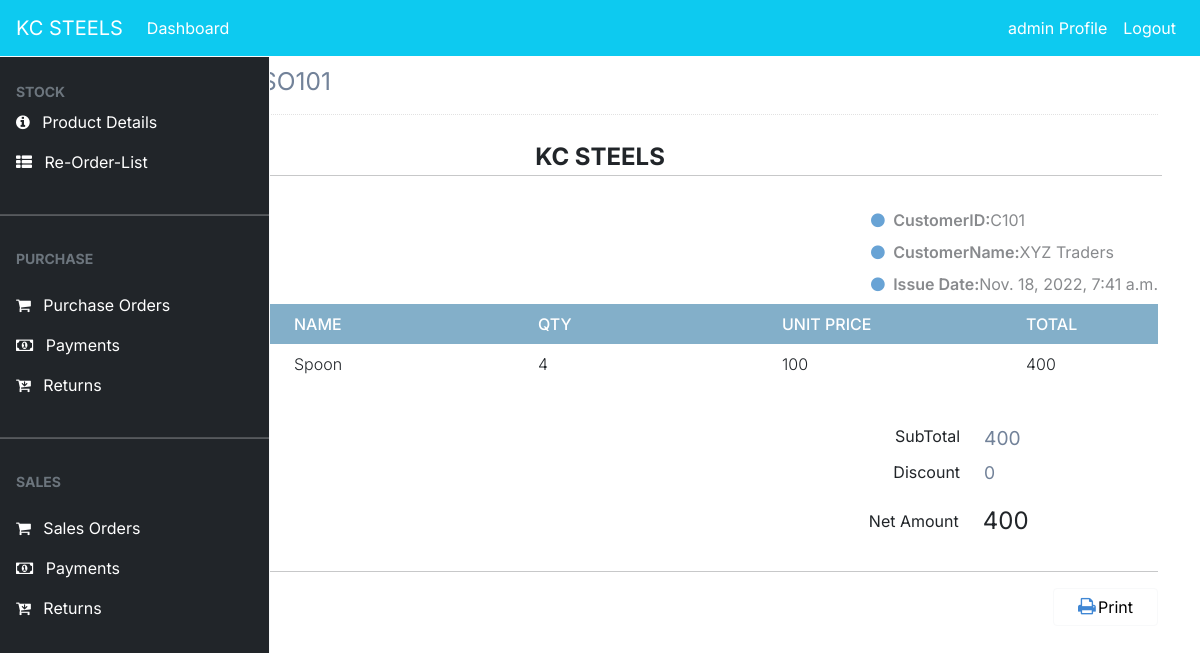
The app's page /sales/view/30 (signed in) with its own data.
### dashboard/models.py (models this page shows, shortened)
class SalesOrder(models.Model):
    date = models.DateTimeField(auto_now_add=True)
    so_no = models.IntegerField(null=True)
    so_number = models.CharField(max_length=100, null=True, unique=True)
    customer_name = models.ForeignKey(Customer, on_delete=models.CASCADE,null=True)
    gross_amount = models.PositiveIntegerField(null=True)
    discount = models.PositiveIntegerField(null=True)
    net_amount = models.PositiveIntegerField(null=True)
    net_pending = models.PositiveIntegerField(null=True,default=0)
    status = models.BooleanField(default=False,null=True)

class Customer(models.Model):
    customer_no = models.IntegerField(null=True)
    customer_id = models.CharField(max_length=100, null=True, blank=True, unique=True)
    customer_name = models.CharField(max_length=100,null=True)
    customer_address = models.CharField(max_length=200,null=True)
    customer_mobile = models.CharField(max_length=15,null=True)
    def __str__(self):
            return self.customer_name

class SoldItems(models.Model):
    so_number = models.ForeignKey(SalesOrder, on_delete=models.CASCADE,null=True)
    customer_id = models.ForeignKey(Customer, on_delete=models.CASCADE,null=True)
    item_id = models.CharField(max_length = 20,null=True)
    item_name = models.ForeignKey(Item, on_delete=models.CASCADE,null=True)
    quantity = models.PositiveIntegerField(null=True, default=0)
    unit_price = models.PositiveIntegerField(null=True, default=0)
    total_amt = models.PositiveIntegerField(null=True)
    @property
    def item_id(self):
        return self.item_name.item_id

class Item(models.Model):
    item_no = models.IntegerField(null=True)
    item_id = models.CharField(max_length=10,null=True)
    name = models.CharField(max_length=100, null=True, blank=False,unique=True)
    unit_price = models.PositiveBigIntegerField(null=True,blank=True)
    qty_available = models.PositiveIntegerField(null=True, default=0)
    qty_sold = models.PositiveIntegerField(null=True, default=0)
    qty_purchased = models.PositiveIntegerField(null=True, default=0)
    status = models.BooleanField(default=False)
    def __str__(self):
        return  self.name

### dashboard/views.py (the view)
# urls.py: path('sales/view/<int:pk>',views.sales_view,name='sales_view'),
@login_required
def sales_view(request, pk):
    sales_orders = SalesOrder.objects.get(id=pk)
    sales_orders1 = SalesOrder.objects.all()
    current_so_number = sales_orders1.values('id').filter(id=pk)[0]['id']
    sales_order_views = SoldItems.objects.filter(so_number_id=current_so_number)
    current_sales_orderid = SalesOrder.objects.get(id=pk).id
    current_so = SalesOrder.objects.get(id=current_so_number).so_number
    current_customer = SalesOrder.objects.get(id=current_so_number).customer_name
    current_customer_name = Customer.objects.get(customer_name=current_customer).customer_name
    current_customer_id = Customer.objects.get(customer_name=current_customer).customer_id
    so_date = SalesOrder.objects.get(id=current_so_number).date
    discount = SalesOrder.objects.get(id=current_so_number).discount
    net_amt = SalesOrder.objects.get(id=current_so_number).net_amount
    total_amt = 0
    _id = SalesOrder.objects.get(id=pk).id
    for each in SoldItems.objects.filter(so_number__id=_id):
        total_amt += each.total_amt
    net = int(total_amt) - int(discount)
    context = {
        'sales_orders' : sales_orders,
        'sales_order_views' : sales_order_views,
        'total_amt' : total_amt,
        'discount' : discount,
        'net_amt' : net_amt,
        'net' : net,
        'current_sales_orderid' : current_sales_orderid,
        'current_so' : current_so,
        'current_customer' : current_customer,
        'so_date' : so_date,
        'current_customer_name' : current_customer_name,
        'current_customer_id' : current_customer_id
    }
    return render(request, 'sales/sales_view.html',context)

### templates/sales/sales_view.html (shortened to what this page needs)
{% extends 'partial/base.html' %}
{% load crispy_forms_tags %}
{% block content %}
{% include 'partial/topnav_staff.html'%}
<div class="page-content container">
    <div class="page-header text-blue-d2">
        <h1 class="page-title text-secondary-d1">
            <small class="page-info">
                {{current_so}}
            </small>
        </h1>
    </div>
    <div class="container px-0">
        <div class="row mt-4">
            <div class="col-12 col-lg-12">
                <div class="row">
                    <div class="col-12">
                        <div class="text-center text-150">
                            <span class="text-default-d3" style="font-weight:bold;">KC STEELS</span>
                        </div>
                    </div>
                </div>
                <hr class="row brc-default-l1 mx-n1 mb-4" />
                <div class="row">
                    <div class="col-sm-6">
                    </div>
                    <div class="text-95 col-sm-6 align-self-start d-sm-flex justify-content-end">
                        <div class="text-grey-m2">
							<div class="my-2"><i class="fa fa-circle text-blue-m2 text-xs mr-1"></i> <span class="text-600 text-90">CustomerID:</span>{{current_customer_id}}</div>
                            <div class="my-2"><i class="fa fa-circle text-blue-m2 text-xs mr-1"></i> <span class="text-600 text-90">CustomerName:</span>{{current_customer_name}}</div>
                            <div class="my-2"><i class="fa fa-circle text-blue-m2 text-xs mr-1"></i> <span class="text-600 text-90">Issue Date:</span>{{so_date}}</div>
                        </div>
                    </div>
                </div>
            <div class="table-responsive">
                <table class="table table-striped table-borderless border-0 border-b-2 brc-default-l1">
                    <thead class="bg-none bgc-default-tp1">
                        <tr class="text-white">
                            <th class="opacity-2">ItemID</th>
                            <th>Name</th>
                            <th>Qty</th>
                            <th>Unit Price</th>
                            <th width="140">Total</th>
                        </tr>
                    </thead>
                    <tbody class="text-95 text-secondary-d3">
						{% for sales_order_view in sales_order_views %}
                        <tr>
                            <td>{{ sales_order_view.item_id }}</td>
                            <td>{{ sales_order_view.item_name }}</td>
                            <td>{{ sales_order_view.quantity }}</td>
                            <td class="text-95">{{ sales_order_view.unit_price }}</td>
                            <td class="text-secondary-d2">{{ sales_order_view.total_amt }}</td>
                        </tr>
						{% endfor %}
                    </tbody>
                </table>
            </div>
                    <div class="row mt-3">
                        <div class="col-12 col-sm-7 text-grey-d2 text-95 mt-2 mt-lg-0">
                        </div>
                        <div class="col-12 col-sm-5 text-grey text-90 order-first order-sm-last">
                            <div class="row my-2">
                                <div class="col-7 text-right">
                                    SubTotal
                                </div>
                                <div class="col-5">
                                    <span class="text-120 text-secondary-d1">{{total_amt}}</span>
                                </div>
                            </div>
                            <div class="row my-2">
                                <div class="col-7 text-right">
                                    Discount
                                </div>
                                <div class="col-5">
                                    <span class="text-110 text-secondary-d1">{{discount}}</span>
                                </div>
                            </div>
                            <div class="row my-2 align-items-center bgc-primary-l3 p-2">
                                <div class="col-7 text-right">
                                    Net Amount
                                </div>
                                <div class="col-5">
                                    <span class="text-150 text-success-d3 opacity-2">{{net}}</span>
                                </div>
                            </div>
                        </div>
                    </div>
                    <hr />
                    <div>
                        <span class="text-secondary-d1 text-105">Thank you for your business</span>
                        <a href="{% url 'sales_report_pdf'  current_sales_orderid %}" class="btn bg-white btn-light btn-bold px-4 float-right mt-3 mt-lg-0"><i class="mr-1 fa fa-print text-primary-m1 text-120 w-2"></i>Print</a>
                    </div>
                </div>
            </div>
        </div>
    </div>
{% endblock %}

### templates/partial/nav.html (shortened to what this page needs)
<div class="mx-6">
	<nav class="navbar navbar-expand-lg navbar-info bg-info">
        {% if user.is_authenticated %}
            <a class="navbar-brand text-white"  href="#">KC STEELS</a>
            <div class="collapse navbar-collapse" id="navbarSupportedContent">
            <ul class="navbar-nav mr-auto">
                <li class="nav-item active">
                <a class="nav-link text-white" href="{% url 'dashboard-index' %}">Dashboard <span class="sr-only">(current)</span></a>
				</li>
            </ul>
			<ul class="navbar-nav ml-auto">
                <li class="nav-item active">
                <a class="nav-link text-white" data-toggle="modal" data-target="#viewP-{{ user.id}}"> {{ user.username }} Profile <span class="sr-only">(current)</span></a>
                </li>
                <li class="nav-item">
                <a class="nav-link text-white" href="{% url 'user-logout' %}">Logout</a>
                </li>
            </ul>
        {% endif %}
      </nav>
</div>

### static/style.css (style rules this page uses)
body { background-color: aliceblue; }

### static/tstyle.css (style rules this page uses)
table { width:100%; table-layout: fixed; }
th { padding: 20px 15px; text-align: left; font-weight: 500; text-transform: uppercase; }
td { padding: 15px; text-align: left; vertical-align:middle; font-weight: 300; border-bottom: solid 1px rgba(255,255,255,0.1); }

### static/sidebar/navstyle.css (style rules this page uses)
body, button { font-family: "Inter", sans-serif; }
:root { --offcanvas-width: 270px; --topNavbarHeight: 56px; }
@media (min-width: 992px) { body { overflow: auto !important; } }

### templates/sales/sales_view.html (style rules this page uses)
body { margin-top:20px; color: #484b51; }
.text-secondary-d1 { color: #728299!important; }
.page-header { margin: 0 0 1rem; padding-bottom: 1rem; padding-top: .5rem; border-bottom: 1px dotted #e2e2e2; display: -ms-flexbox; display: flex; -ms-flex-pack: justify; justify-content: space-between; -ms-flex-align: center; align-items: center; }
.page-title { padding: 0; margin: 0; font-size: 1.75rem; font-weight: 300; }
.brc-default-l1 { border-color: #dce9f0!important; }
.ml-n1, .mx-n1 { margin-left: -.25rem!important; }
.mr-n1, .mx-n1 { margin-right: -.25rem!important; }
.mb-4, .my-4 { margin-bottom: 1.5rem!important; }
hr { margin-top: 1rem; margin-bottom: 1rem; border: 0; border-top: 1px solid rgba(0,0,0,.1); }
.text-grey-m2 { color: #888a8d!important; }
.font-bolder, .text-600 { font-weight: 600!important; }
.text-110 { font-size: 110%!important; }
.bgc-default-tp1 { background-color: rgba(121,169,197,.92)!important; }
.btn-light { color: #757984; background-color: #f5f6f9; border-color: #dddfe4; }
.w-2 { width: 1rem; }
.text-120 { font-size: 120%!important; }
.text-primary-m1 { color: #4087d4!important; }
.text-blue-m2 { color: #68a3d5!important; }
.text-150 { font-size: 150%!important; }

### records on screen
SalesOrder: so_number "SO101", date "Nov. 18, 2022, 7:41 a.m."
Customer: customer "C101", customer_name "XYZ Traders"
SoldItems: item_name "Spoon", quantity "4", unit_price "100", total_amt "400"

### other values on screen
{{ user.username }} "admin"
{{ total_amt }} "400"
{{ discount }} "0"
{{ net }} "400"
